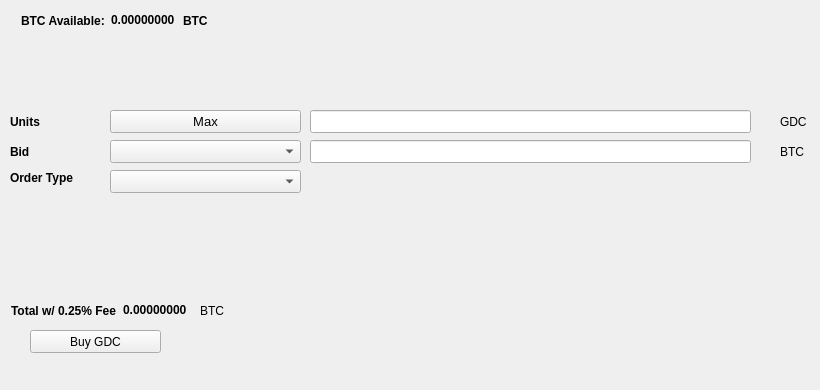
   <widget class="QWidget" name="BuyTab">
    <attribute name="title">
     <string>Buy</string>
    </attribute>
    <widget class="QPushButton" name="BuyGDC">
     <property name="geometry">
      <rect>
       <x>30</x>
       <y>330</y>
       <width>131</width>
       <height>23</height>
      </rect>
     </property>
     <property name="text">
      <string>Buy GDC</string>
     </property>
     <property name="icon">
      <iconset resource="../gdc.qrc">
       <normaloff>:/icons/bitcoin</normaloff>:/icons/bitcoin</iconset>
     </property>
    </widget>
    <widget class="QLabel" name="label_3">
     <property name="geometry">
      <rect>
       <x>10</x>
       <y>110</y>
       <width>46</width>
       <height>23</height>
      </rect>
     </property>
     <property name="font">
      <font>
       <weight>75</weight>
       <bold>true</bold>
      </font>
     </property>
     <property name="text">
      <string>Units</string>
     </property>
    </widget>
    <widget class="QLineEdit" name="UnitsInput">
     <property name="geometry">
      <rect>
       <x>310</x>
       <y>110</y>
       <width>441</width>
       <height>23</height>
      </rect>
     </property>
     <property name="font">
      <font>
       <pointsize>9</pointsize>
       <weight>75</weight>
       <bold>true</bold>
      </font>
     </property>
    </widget>
    <widget class="QLineEdit" name="BuyBidPriceEdit">
     <property name="geometry">
      <rect>
       <x>310</x>
       <y>140</y>
       <width>441</width>
       <height>23</height>
      </rect>
     </property>
     <property name="font">
      <font>
       <pointsize>9</pointsize>
       <weight>75</weight>
       <bold>true</bold>
      </font>
     </property>
    </widget>
    <widget class="QLabel" name="label_4">
     <property name="geometry">
      <rect>
       <x>780</x>
       <y>110</y>
       <width>31</width>
       <height>23</height>
      </rect>
     </property>
     <property name="text">
      <string>GDC</string>
     </property>
    </widget>
    <widget class="QLabel" name="label_5">
     <property name="geometry">
      <rect>
       <x>780</x>
       <y>140</y>
       <width>31</width>
       <height>23</height>
      </rect>
     </property>
     <property name="text">
      <string>BTC</string>
     </property>
    </widget>
    <widget class="QLabel" name="label_6">
     <property name="geometry">
      <rect>
       <x>10</x>
       <y>140</y>
       <width>46</width>
       <height>23</height>
      </rect>
     </property>
     <property name="font">
      <font>
       <weight>75</weight>
       <bold>true</bold>
      </font>
     </property>
     <property name="text">
      <string>Bid</string>
     </property>
    </widget>
    <widget class="QLabel" name="label_7">
     <property name="geometry">
      <rect>
       <x>10</x>
       <y>170</y>
       <width>91</width>
       <height>16</height>
      </rect>
     </property>
     <property name="font">
      <font>
       <weight>75</weight>
       <bold>true</bold>
      </font>
     </property>
     <property name="text">
      <string>Order Type</string>
     </property>
    </widget>
    <widget class="QPushButton" name="Buy_Max_Amount">
     <property name="geometry">
      <rect>
       <x>110</x>
       <y>110</y>
       <width>191</width>
       <height>23</height>
      </rect>
     </property>
     <property name="font">
      <font>
       <pointsize>10</pointsize>
      </font>
     </property>
     <property name="text">
      <string>Max</string>
     </property>
    </widget>
    <widget class="QComboBox" name="BuyBidcomboBox">
     <property name="geometry">
      <rect>
       <x>110</x>
       <y>140</y>
       <width>191</width>
       <height>23</height>
      </rect>
     </property>
     <property name="font">
      <font>
       <pointsize>10</pointsize>
      </font>
     </property>
    </widget>
    <widget class="QComboBox" name="buyOrdertypeCombo">
     <property name="geometry">
      <rect>
       <x>110</x>
       <y>170</y>
       <width>191</width>
       <height>23</height>
      </rect>
     </property>
     <property name="font">
      <font>
       <pointsize>10</pointsize>
      </font>
     </property>
    </widget>
    <widget class="QWidget" name="layoutWidget1">
     <property name="geometry">
      <rect>
       <x>21</x>
       <y>11</y>
       <width>227</width>
       <height>19</height>
      </rect>
     </property>
     <layout class="QHBoxLayout" name="horizontalLayout_3">
      <item>
       <widget class="QLabel" name="label232">
        <property name="font">
         <font>
          <weight>75</weight>
          <bold>true</bold>
         </font>
        </property>
        <property name="text">
         <string>BTC Available:</string>
        </property>
       </widget>
      </item>
      <item>
       <widget class="QLabel" name="BtcAvailableLbl">
        <property name="palette">
         <palette>
          <active>
           <colorrole role="WindowText">
            <brush brushstyle="SolidPattern">
             <color alpha="255">
              <red>0</red>
              <green>0</green>
              <blue>0</blue>
             </color>
            </brush>
           </colorrole>
           <colorrole role="Button">
            <brush brushstyle="SolidPattern">
             <color alpha="255">
              <red>0</red>
              <green>170</green>
              <blue>0</blue>
             </color>
            </brush>
           </colorrole>
           <colorrole role="Light">
            <brush brushstyle="SolidPattern">
             <color alpha="255">
              <red>0</red>
              <green>255</green>
              <blue>0</blue>
             </color>
            </brush>
           </colorrole>
           <colorrole role="Midlight">
            <brush brushstyle="SolidPattern">
             <color alpha="255">
              <red>0</red>
              <green>212</green>
              <blue>0</blue>
             </color>
            </brush>
           </colorrole>
           <colorrole role="Dark">
            <brush brushstyle="SolidPattern">
             <color alpha="255">
              <red>0</red>
              <green>85</green>
              <blue>0</blue>
             </color>
            </brush>
           </colorrole>
           <colorrole role="Mid">
            <brush brushstyle="SolidPattern">
             <color alpha="255">
              <red>0</red>
              <green>113</green>
              <blue>0</blue>
             </color>
            </brush>
           </colorrole>
           <colorrole role="Text">
            <brush brushstyle="SolidPattern">
             <color alpha="255">
              <red>0</red>
              <green>170</green>
              <blue>0</blue>
             </color>
            </brush>
           </colorrole>
           <colorrole role="BrightText">
            <brush brushstyle="SolidPattern">
             <color alpha="255">
              <red>255</red>
              <green>255</green>
              <blue>255</blue>
             </color>
            </brush>
           </colorrole>
           <colorrole role="ButtonText">
            <brush brushstyle="SolidPattern">
             <color alpha="255">
              <red>0</red>
              <green>0</green>
              <blue>0</blue>
             </color>
            </brush>
           </colorrole>
           <colorrole role="Base">
            <brush brushstyle="SolidPattern">
             <color alpha="255">
              <red>255</red>
              <green>255</green>
              <blue>255</blue>
             </color>
            </brush>
           </colorrole>
           <colorrole role="Window">
            <brush brushstyle="SolidPattern">
             <color alpha="255">
              <red>0</red>
              <green>170</green>
              <blue>0</blue>
             </color>
            </brush>
           </colorrole>
           <colorrole role="Shadow">
            <brush brushstyle="SolidPattern">
             <color alpha="255">
              <red>0</red>
              <green>0</green>
              <blue>0</blue>
             </color>
            </brush>
           </colorrole>
           <colorrole role="AlternateBase">
            <brush brushstyle="SolidPattern">
             <color alpha="255">
              <red>127</red>
              <green>212</green>
              <blue>127</blue>
             </color>
            </brush>
           </colorrole>
           <colorrole role="ToolTipBase">
            <brush brushstyle="SolidPattern">
             <color alpha="255">
              <red>255</red>
              <green>255</green>
              <blue>220</blue>
             </color>
            </brush>
           </colorrole>
           <colorrole role="ToolTipText">
            <brush brushstyle="SolidPattern">
             <color alpha="255">
              <red>0</red>
              <green>0</green>
              <blue>0</blue>
             </color>
            </brush>
           </colorrole>
          </active>
          <inactive>
           <colorrole role="WindowText">
            <brush brushstyle="SolidPattern">
             <color alpha="255">
              <red>0</red>
              <green>0</green>
              <blue>0</blue>
             </color>
            </brush>
           </colorrole>
           <colorrole role="Button">
            <brush brushstyle="SolidPattern">
             <color alpha="255">
              <red>0</red>
              <green>170</green>
              <blue>0</blue>
             </color>
            </brush>
           </colorrole>
           <colorrole role="Light">
            <brush brushstyle="SolidPattern">
             <color alpha="255">
              <red>0</red>
              <green>255</green>
              <blue>0</blue>
             </color>
            </brush>
           </colorrole>
           <colorrole role="Midlight">
            <brush brushstyle="SolidPattern">
             <color alpha="255">
              <red>0</red>
              <green>212</green>
              <blue>0</blue>
             </color>
            </brush>
           </colorrole>
           <colorrole role="Dark">
            <brush brushstyle="SolidPattern">
             <color alpha="255">
              <red>0</red>
              <green>85</green>
              <blue>0</blue>
             </color>
            </brush>
           </colorrole>
           <colorrole role="Mid">
            <brush brushstyle="SolidPattern">
             <color alpha="255">
              <red>0</red>
              <green>113</green>
              <blue>0</blue>
             </color>
            </brush>
           </colorrole>
           <colorrole role="Text">
            <brush brushstyle="SolidPattern">
             <color alpha="255">
              <red>0</red>
              <green>170</green>
              <blue>0</blue>
             </color>
            </brush>
           </colorrole>
           <colorrole role="BrightText">
            <brush brushstyle="SolidPattern">
             <color alpha="255">
              <red>255</red>
              <green>255</green>
              <blue>255</blue>
             </color>
            </brush>
           </colorrole>
           <colorrole role="ButtonText">
            <brush brushstyle="SolidPattern">
             <color alpha="255">
              <red>0</red>
              <green>0</green>
              <blue>0</blue>
             </color>
            </brush>
           </colorrole>
           <colorrole role="Base">
            <brush brushstyle="SolidPattern">
             <color alpha="255">
              <red>255</red>
              <green>255</green>
              <blue>255</blue>
             </color>
            </brush>
           </colorrole>
           <colorrole role="Window">
            <brush brushstyle="SolidPattern">
             <color alpha="255">
              <red>0</red>
              <green>170</green>
              <blue>0</blue>
             </color>
            </brush>
           </colorrole>
           <colorrole role="Shadow">
            <brush brushstyle="SolidPattern">
             <color alpha="255">
              <red>0</red>
              <green>0</green>
              <blue>0</blue>
             </color>
            </brush>
           </colorrole>
           <colorrole role="AlternateBase">
            <brush brushstyle="SolidPattern">
             <color alpha="255">
              <red>127</red>
              <green>212</green>
              <blue>127</blue>
             </color>
            </brush>
           </colorrole>
           <colorrole role="ToolTipBase">
            <brush brushstyle="SolidPattern">
             <color alpha="255">
              <red>255</red>
              <green>255</green>
              <blue>220</blue>
             </color>
            </brush>
           </colorrole>
           <colorrole role="ToolTipText">
            <brush brushstyle="SolidPattern">
             <color alpha="255">
              <red>0</red>
              <green>0</green>
              <blue>0</blue>
             </color>
            </brush>
           </colorrole>
          </inactive>
          <disabled>
           <colorrole role="WindowText">
            <brush brushstyle="SolidPattern">
             <color alpha="255">
              <red>0</red>
              <green>85</green>
              <blue>0</blue>
             </color>
            </brush>
           </colorrole>
           <colorrole role="Button">
            <brush brushstyle="SolidPattern">
             <color alpha="255">
              <red>0</red>
              <green>170</green>
              <blue>0</blue>
             </color>
            </brush>
           </colorrole>
           <colorrole role="Light">
            <brush brushstyle="SolidPattern">
             <color alpha="255">
              <red>0</red>
              <green>255</green>
              <blue>0</blue>
             </color>
            </brush>
           </colorrole>
           <colorrole role="Midlight">
            <brush brushstyle="SolidPattern">
             <color alpha="255">
              <red>0</red>
              <green>212</green>
              <blue>0</blue>
             </color>
            </brush>
           </colorrole>
           <colorrole role="Dark">
            <brush brushstyle="SolidPattern">
             <color alpha="255">
              <red>0</red>
              <green>85</green>
              <blue>0</blue>
             </color>
            </brush>
           </colorrole>
           <colorrole role="Mid">
            <brush brushstyle="SolidPattern">
             <color alpha="255">
              <red>0</red>
              <green>113</green>
              <blue>0</blue>
             </color>
            </brush>
           </colorrole>
           <colorrole role="Text">
            <brush brushstyle="SolidPattern">
             <color alpha="255">
              <red>0</red>
              <green>85</green>
              <blue>0</blue>
             </color>
            </brush>
           </colorrole>
           <colorrole role="BrightText">
            <brush brushstyle="SolidPattern">
             <color alpha="255">
              <red>255</red>
              <green>255</green>
              <blue>255</blue>
             </color>
            </brush>
           </colorrole>
           <colorrole role="ButtonText">
            <brush brushstyle="SolidPattern">
             <color alpha="255">
              <red>0</red>
              <green>85</green>
              <blue>0</blue>
             </color>
            </brush>
           </colorrole>
           <colorrole role="Base">
            <brush brushstyle="SolidPattern">
             <color alpha="255">
              <red>0</red>
              <green>170</green>
              <blue>0</blue>
             </color>
            </brush>
           </colorrole>
           <colorrole role="Window">
            <brush brushstyle="SolidPattern">
             <color alpha="255">
              <red>0</red>
              <green>170</green>
              <blue>0</blue>
             </color>
            </brush>
           </colorrole>
           <colorrole role="Shadow">
            <brush brushstyle="SolidPattern">
             <color alpha="255">
              <red>0</red>
              <green>0</green>
              <blue>0</blue>
             </color>
            </brush>
           </colorrole>
           <colorrole role="AlternateBase">
            <brush brushstyle="SolidPattern">
             <color alpha="255">
              <red>0</red>
              <green>170</green>
              <blue>0</blue>
             </color>
            </brush>
           </colorrole>
           <colorrole role="ToolTipBase">
            <brush brushstyle="SolidPattern">
             <color alpha="255">
              <red>255</red>
              <green>255</green>
              <blue>220</blue>
             </color>
            </brush>
           </colorrole>
           <colorrole role="ToolTipText">
            <brush brushstyle="SolidPattern">
             <color alpha="255">
              <red>0</red>
              <green>0</green>
              <blue>0</blue>
             </color>
            </brush>
           </colorrole>
          </disabled>
         </palette>
        </property>
        <property name="font">
         <font>
          <weight>75</weight>
          <bold>true</bold>
         </font>
        </property>
        <property name="text">
         <string>0.00000000</string>
        </property>
        <property name="textInteractionFlags">
         <set>Qt::LinksAccessibleByMouse|Qt::TextSelectableByKeyboard|Qt::TextSelectableByMouse</set>
        </property>
       </widget>
      </item>
      <item>
       <widget class="QLabel" name="BtcAvailableLbl_2">
        <property name="font">
         <font>
          <weight>75</weight>
          <bold>true</bold>
         </font>
        </property>
        <property name="text">
         <string>BTC</string>
        </property>
       </widget>
      </item>
     </layout>
    </widget>
    <widget class="QWidget" name="layoutWidge2">
     <property name="geometry">
      <rect>
       <x>11</x>
       <y>301</y>
       <width>259</width>
       <height>19</height>
      </rect>
     </property>
     <layout class="QHBoxLayout" name="horizontalLayout_4">
      <item>
       <widget class="QLabel" name="label_9">
        <property name="font">
         <font>
          <weight>75</weight>
          <bold>true</bold>
         </font>
        </property>
        <property name="text">
         <string>Total w/ 0.25% Fee</string>
        </property>
       </widget>
      </item>
      <item>
       <widget class="QLabel" name="BuyCostLabel">
        <property name="palette">
         <palette>
          <active>
           <colorrole role="WindowText">
            <brush brushstyle="SolidPattern">
             <color alpha="255">
              <red>0</red>
              <green>0</green>
              <blue>0</blue>
             </color>
            </brush>
           </colorrole>
           <colorrole role="Button">
            <brush brushstyle="SolidPattern">
             <color alpha="255">
              <red>0</red>
              <green>170</green>
              <blue>0</blue>
             </color>
            </brush>
           </colorrole>
           <colorrole role="Light">
            <brush brushstyle="SolidPattern">
             <color alpha="255">
              <red>0</red>
              <green>255</green>
              <blue>0</blue>
             </color>
            </brush>
           </colorrole>
           <colorrole role="Midlight">
            <brush brushstyle="SolidPattern">
             <color alpha="255">
              <red>0</red>
              <green>212</green>
              <blue>0</blue>
             </color>
            </brush>
           </colorrole>
           <colorrole role="Dark">
            <brush brushstyle="SolidPattern">
             <color alpha="255">
              <red>0</red>
              <green>85</green>
              <blue>0</blue>
             </color>
            </brush>
           </colorrole>
           <colorrole role="Mid">
            <brush brushstyle="SolidPattern">
             <color alpha="255">
              <red>0</red>
              <green>113</green>
              <blue>0</blue>
             </color>
            </brush>
           </colorrole>
           <colorrole role="Text">
            <brush brushstyle="SolidPattern">
             <color alpha="255">
              <red>0</red>
              <green>170</green>
              <blue>0</blue>
             </color>
            </brush>
           </colorrole>
           <colorrole role="BrightText">
            <brush brushstyle="SolidPattern">
             <color alpha="255">
              <red>255</red>
              <green>255</green>
              <blue>255</blue>
             </color>
            </brush>
           </colorrole>
           <colorrole role="ButtonText">
            <brush brushstyle="SolidPattern">
             <color alpha="255">
              <red>0</red>
              <green>0</green>
              <blue>0</blue>
             </color>
            </brush>
           </colorrole>
           <colorrole role="Base">
            <brush brushstyle="SolidPattern">
             <color alpha="255">
              <red>255</red>
              <green>255</green>
              <blue>255</blue>
             </color>
            </brush>
           </colorrole>
           <colorrole role="Window">
            <brush brushstyle="SolidPattern">
             <color alpha="255">
              <red>0</red>
              <green>170</green>
              <blue>0</blue>
             </color>
            </brush>
           </colorrole>
           <colorrole role="Shadow">
            <brush brushstyle="SolidPattern">
             <color alpha="255">
              <red>0</red>
              <green>0</green>
              <blue>0</blue>
             </color>
            </brush>
           </colorrole>
           <colorrole role="AlternateBase">
            <brush brushstyle="SolidPattern">
             <color alpha="255">
              <red>127</red>
              <green>212</green>
              <blue>127</blue>
             </color>
            </brush>
           </colorrole>
           <colorrole role="ToolTipBase">
            <brush brushstyle="SolidPattern">
             <color alpha="255">
              <red>255</red>
              <green>255</green>
              <blue>220</blue>
             </color>
            </brush>
           </colorrole>
           <colorrole role="ToolTipText">
            <brush brushstyle="SolidPattern">
             <color alpha="255">
              <red>0</red>
              <green>0</green>
              <blue>0</blue>
             </color>
            </brush>
           </colorrole>
          </active>
          <inactive>
           <colorrole role="WindowText">
            <brush brushstyle="SolidPattern">
             <color alpha="255">
              <red>0</red>
              <green>0</green>
              <blue>0</blue>
             </color>
            </brush>
           </colorrole>
           <colorrole role="Button">
            <brush brushstyle="SolidPattern">
             <color alpha="255">
              <red>0</red>
              <green>170</green>
              <blue>0</blue>
             </color>
            </brush>
           </colorrole>
           <colorrole role="Light">
            <brush brushstyle="SolidPattern">
             <color alpha="255">
              <red>0</red>
              <green>255</green>
              <blue>0</blue>
             </color>
            </brush>
           </colorrole>
           <colorrole role="Midlight">
            <brush brushstyle="SolidPattern">
             <color alpha="255">
              <red>0</red>
              <green>212</green>
              <blue>0</blue>
             </color>
            </brush>
           </colorrole>
           <colorrole role="Dark">
            <brush brushstyle="SolidPattern">
             <color alpha="255">
              <red>0</red>
              <green>85</green>
              <blue>0</blue>
             </color>
            </brush>
           </colorrole>
           <colorrole role="Mid">
            <brush brushstyle="SolidPattern">
             <color alpha="255">
              <red>0</red>
              <green>113</green>
              <blue>0</blue>
             </color>
            </brush>
           </colorrole>
           <colorrole role="Text">
            <brush brushstyle="SolidPattern">
             <color alpha="255">
              <red>0</red>
              <green>170</green>
              <blue>0</blue>
             </color>
            </brush>
           </colorrole>
           <colorrole role="BrightText">
            <brush brushstyle="SolidPattern">
             <color alpha="255">
              <red>255</red>
              <green>255</green>
              <blue>255</blue>
             </color>
            </brush>
           </colorrole>
           <colorrole role="ButtonText">
            <brush brushstyle="SolidPattern">
             <color alpha="255">
              <red>0</red>
              <green>0</green>
              <blue>0</blue>
             </color>
            </brush>
           </colorrole>
           <colorrole role="Base">
            <brush brushstyle="SolidPattern">
             <color alpha="255">
              <red>255</red>
              <green>255</green>
              <blue>255</blue>
             </color>
            </brush>
           </colorrole>
           <colorrole role="Window">
            <brush brushstyle="SolidPattern">
             <color alpha="255">
              <red>0</red>
              <green>170</green>
              <blue>0</blue>
             </color>
            </brush>
           </colorrole>
           <colorrole role="Shadow">
            <brush brushstyle="SolidPattern">
             <color alpha="255">
              <red>0</red>
              <green>0</green>
              <blue>0</blue>
             </color>
            </brush>
           </colorrole>
           <colorrole role="AlternateBase">
            <brush brushstyle="SolidPattern">
             <color alpha="255">
              <red>127</red>
              <green>212</green>
              <blue>127</blue>
             </color>
            </brush>
           </colorrole>
           <colorrole role="ToolTipBase">
            <brush brushstyle="SolidPattern">
             <color alpha="255">
              <red>255</red>
              <green>255</green>
              <blue>220</blue>
             </color>
            </brush>
           </colorrole>
           <colorrole role="ToolTipText">
            <brush brushstyle="SolidPattern">
             <color alpha="255">
              <red>0</red>
              <green>0</green>
              <blue>0</blue>
             </color>
            </brush>
           </colorrole>
          </inactive>
          <disabled>
           <colorrole role="WindowText">
            <brush brushstyle="SolidPattern">
             <color alpha="255">
              <red>0</red>
              <green>85</green>
              <blue>0</blue>
             </color>
            </brush>
           </colorrole>
           <colorrole role="Button">
            <brush brushstyle="SolidPattern">
             <color alpha="255">
              <red>0</red>
              <green>170</green>
              <blue>0</blue>
             </color>
            </brush>
           </colorrole>
           <colorrole role="Light">
            <brush brushstyle="SolidPattern">
             <color alpha="255">
              <red>0</red>
              <green>255</green>
              <blue>0</blue>
             </color>
            </brush>
           </colorrole>
           <colorrole role="Midlight">
            <brush brushstyle="SolidPattern">
             <color alpha="255">
              <red>0</red>
              <green>212</green>
              <blue>0</blue>
             </color>
            </brush>
           </colorrole>
           <colorrole role="Dark">
            <brush brushstyle="SolidPattern">
             <color alpha="255">
              <red>0</red>
              <green>85</green>
              <blue>0</blue>
             </color>
            </brush>
           </colorrole>
           <colorrole role="Mid">
            <brush brushstyle="SolidPattern">
             <color alpha="255">
              <red>0</red>
              <green>113</green>
              <blue>0</blue>
             </color>
            </brush>
           </colorrole>
           <colorrole role="Text">
            <brush brushstyle="SolidPattern">
             <color alpha="255">
              <red>0</red>
              <green>85</green>
              <blue>0</blue>
             </color>
            </brush>
           </colorrole>
           <colorrole role="BrightText">
            <brush brushstyle="SolidPattern">
             <color alpha="255">
              <red>255</red>
              <green>255</green>
              <blue>255</blue>
             </color>
            </brush>
           </colorrole>
           <colorrole role="ButtonText">
            <brush brushstyle="SolidPattern">
             <color alpha="255">
              <red>0</red>
              <green>85</green>
              <blue>0</blue>
             </color>
            </brush>
           </colorrole>
           <colorrole role="Base">
            <brush brushstyle="SolidPattern">
             <color alpha="255">
              <red>0</red>
              <green>170</green>
              <blue>0</blue>
             </color>
            </brush>
           </colorrole>
           <colorrole role="Window">
            <brush brushstyle="SolidPattern">
             <color alpha="255">
              <red>0</red>
              <green>170</green>
              <blue>0</blue>
             </color>
            </brush>
           </colorrole>
           <colorrole role="Shadow">
            <brush brushstyle="SolidPattern">
             <color alpha="255">
              <red>0</red>
              <green>0</green>
              <blue>0</blue>
             </color>
            </brush>
           </colorrole>
           <colorrole role="AlternateBase">
            <brush brushstyle="SolidPattern">
             <color alpha="255">
              <red>0</red>
              <green>170</green>
              <blue>0</blue>
             </color>
            </brush>
           </colorrole>
           <colorrole role="ToolTipBase">
            <brush brushstyle="SolidPattern">
             <color alpha="255">
              <red>255</red>
              <green>255</green>
              <blue>220</blue>
             </color>
            </brush>
           </colorrole>
           <colorrole role="ToolTipText">
            <brush brushstyle="SolidPattern">
             <color alpha="255">
              <red>0</red>
              <green>0</green>
              <blue>0</blue>
             </color>
            </brush>
           </colorrole>
          </disabled>
         </palette>
        </property>
        <property name="font">
         <font>
          <weight>75</weight>
          <bold>true</bold>
         </font>
        </property>
        <property name="autoFillBackground">
         <bool>false</bool>
        </property>
        <property name="text">
         <string>0.00000000</string>
        </property>
        <property name="textInteractionFlags">
         <set>Qt::LinksAccessibleByMouse|Qt::TextSelectableByMouse</set>
        </property>
       </widget>
      </item>
      <item>
       <widget class="QLabel" name="label_10">
        <property name="font">
         <font>
          <weight>50</weight>
          <bold>false</bold>
         </font>
        </property>
        <property name="text">
         <string>BTC</string>
        </property>
       </widget>
      </item>
     </layout>
    </widget>
    <widget class="QLabel" name="label_24">
     <property name="geometry">
      <rect>
       <x>460</x>
       <y>300</y>
       <width>281</width>
       <height>81</height>
      </rect>
     </property>
     <property name="text">
      <string/>
     </property>
     <property name="pixmap">
      <pixmap>:/images/bittrex</pixmap>
     </property>
    </widget>
   </widget>
